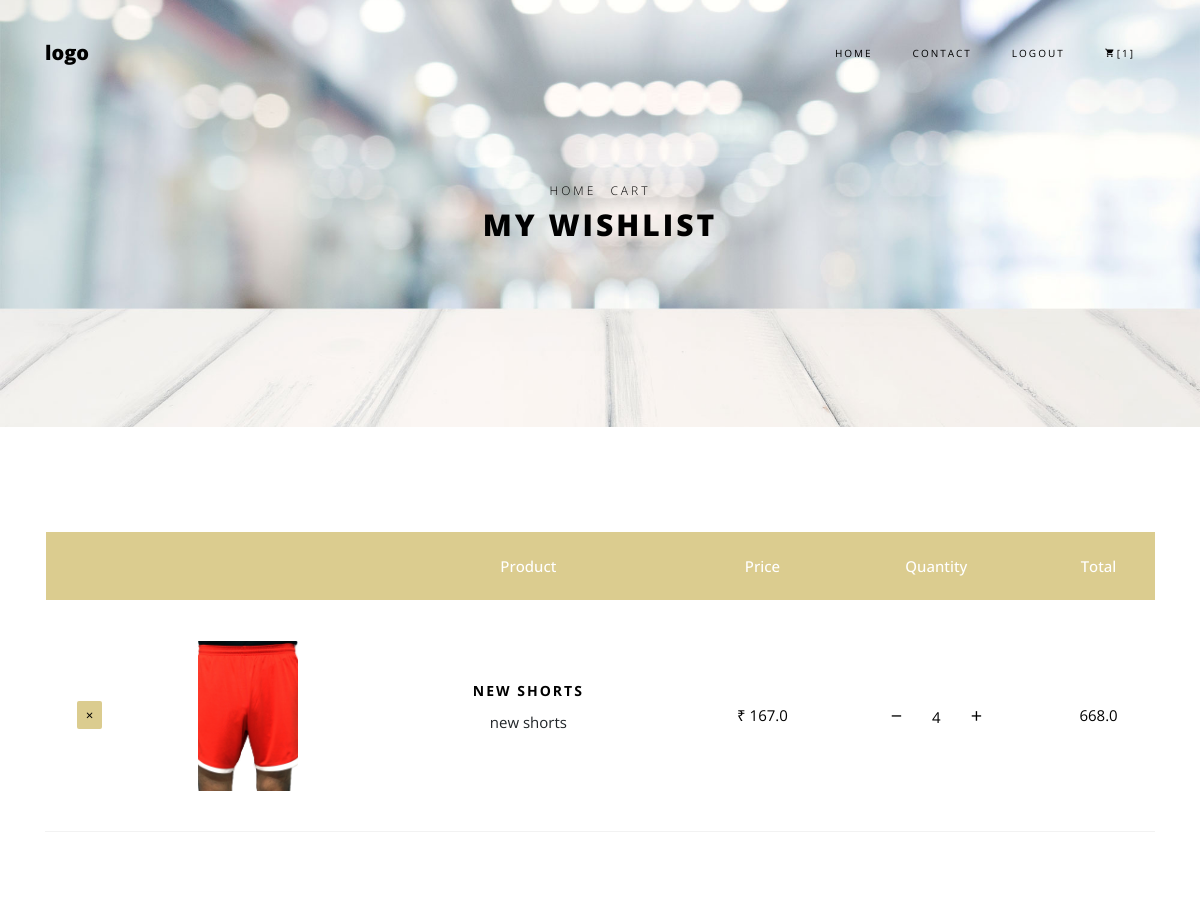
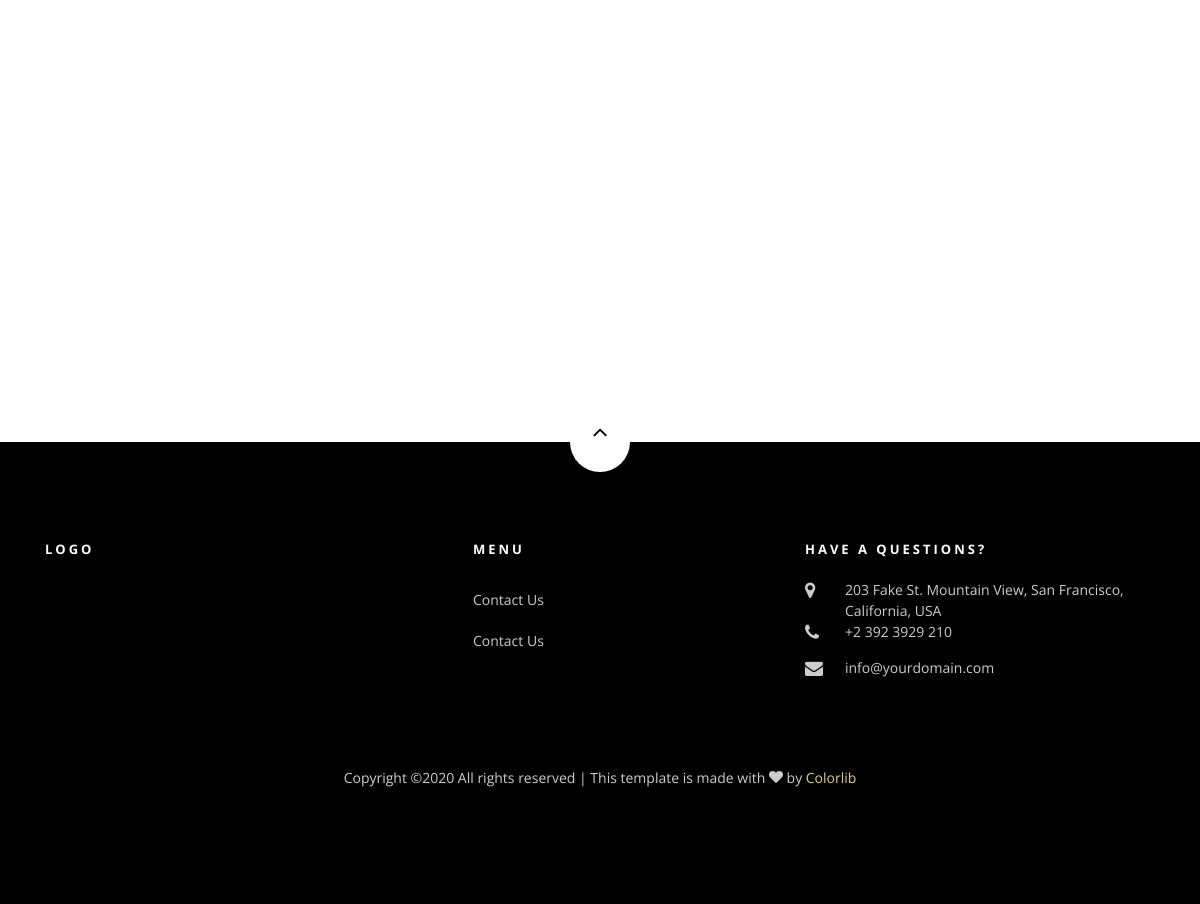
Page /order-summary/ (signed in) on the committed database (2 pictures, top to bottom).
### core/models.py (models this page shows, shortened)
class Order(models.Model):
    user = models.ForeignKey(settings.AUTH_USER_MODEL,
                             on_delete=models.CASCADE)
    items = models.ManyToManyField(OrderItem)
    start_date = models.DateTimeField(auto_now_add=True)
    ordered_date = models.DateTimeField()
    ordered = models.BooleanField(default=False)
    billing_address = models.ForeignKey(
        'BillingAddress', on_delete=models.SET_NULL, blank=True, null=True)
    payment = models.ForeignKey(
        'Payment', on_delete=models.SET_NULL, blank=True, null=True)
    def get_total(self):
        total = 0
        for order_item in self.items.all():
            total += order_item.get_final_price()
        return total

class OrderItem(models.Model):
    user = models.ForeignKey(settings.AUTH_USER_MODEL,
                             on_delete=models.CASCADE)
    ordered = models.BooleanField(default=False)
    item = models.ForeignKey(Item, on_delete=models.CASCADE)
    quantity = models.IntegerField(default=1)
    def get_total_item_price(self):
        return self.quantity * self.item.price
    def get_final_price(self):
        if self.item.discount_price:
            return self.get_total_discount_item_price()
        return self.get_total_item_price()

class Item(models.Model):
    title=models.CharField(max_length=100)
    price=models.FloatField()
    discount_price = models.FloatField(blank=True, null=True)
    category = models.CharField(choices=CATEGORY_CHOICES, max_length=3)
    typechoice = models.CharField(choices=TYPE_CHOICE, max_length=3)
    slug = models.SlugField()
    description = models.TextField()
    image = models.ImageField()
    def get_remove_from_cart_url(self):
        return reverse("core:remove-from-cart", kwargs={
            'slug': self.slug
        })

### core/views.py (the view)
# urls.py: path('order-summary/', OrderSummaryView.as_view(), name='order-summary'),
class OrderSummaryView(LoginRequiredMixin,View):
    def get(self, *args, **kwargs):
        try:
            order = Order.objects.get(user=self.request.user, ordered=False)
            context = {
                'object': order
            }
            return render(self.request, 'order_summary.html', context)
        except ObjectDoesNotExist:
            messages.error(self.request, "You do not have an active order")
            return redirect("/")

### core/templatetags/cart_template_tags.py (called while the page is built)
@register.filter
def cart_item_count(user):
    if user.is_authenticated:
        qs = Order.objects.filter(user=user, ordered=False)
        if qs.exists():
            return qs[0].items.count()
    return 0

### templates/order_summary.html (shortened to what this page needs)
{% extends 'base.html' %}
{% load static%}
{% block content %}
<div class="hero-wrap hero-bread" style="background-image: url('images/bg_6.jpg');">
      <div class="container">
        <div class="row no-gutters slider-text align-items-center justify-content-center">
          <div class="col-md-9 ftco-animate text-center">
          	<p class="breadcrumbs"><span class="mr-2"><a href="index.html">Home</a></span> <span>Cart</span></p>
            <h1 class="mb-0 bread">My Wishlist</h1>
          </div>
        </div>
      </div>
    </div>
    <section class="ftco-section ftco-cart">
			<div class="container">
				<div class="row">
    			<div class="col-md-12 ftco-animate">
    				<div class="cart-list">
	    				<table class="table">
						    <thead class="thead-primary">
						      <tr class="text-center">
						        <th>&nbsp;</th>
						        <th>&nbsp;</th>
						        <th>Product</th>
						        <th>Price</th>
						        <th>Quantity</th>
						        <th>Total</th>
						      </tr>
						    </thead>
                            {% for order_item in object.items.all %}
						    <tbody>
						      <tr class="text-center">
						        <td class="product-remove"><a href="{{ order_item.item.get_remove_from_cart_url }}"><span class="ion-ios-close"></span></a></td>
						        <td class="image-prod"><div class="img" style="background-image:url({{order_item.item.image.url}});"></div></td>
						        <td class="product-name">
						        	<h3>{{ order_item.item.title }}</h3>
						        	<p>{{ order_item.item.description}}</p>
						        </td>
						        <td class="price">&#8377 {{order_item.item.price}}</td>
						        		<td class="price"><a href="{% url 'core:remove-single-item-from-cart' order_item.item.slug%}" style="color:black;"><span style="margin-right:30px;font-size:20px;">&#8722;</span></a>{{order_item.quantity}}<a href="{% url 'core:add-to-cart' order_item.item.slug%}" style="color:black;"><span style="margin-left:30px;font-size:20px;">&#43;</span></a></td>
						        <td class="total">
                                    {% if order_item.item.discount_price %}
                                        {{order_item.get_total_discount_item_price}}
                                        (saving &#8377{{order_item.get_amount_saved}})
                                    {% else %}
                                        {{order_item.get_total_item_price}}
                                    {% endif %}
                                </td>
						      </tr>
						    {% endfor %}
						  </table>
					  </div>
    			</div>
    		</div>
            {% if object.get_total %}
    		<div class="row justify-content-start">
    		</div>
			</div>{% endif %}
		</section>
{% endblock content %}

### templates/base.html (shortened to what this page needs)
{% load static %}
{% load cart_template_tags %}
<!DOCTYPE html>
<html lang="en">
  <head>
    <link rel="stylesheet" href="https://cdnjs.cloudflare.com/ajax/libs/font-awesome/4.7.0/css/font-awesome.min.css">
    <link rel="stylesheet" href="{%static 'css/open-iconic-bootstrap.min.css' %}">
    <link rel="stylesheet" href="{%static 'css/animate.css' %}">
    <link rel="stylesheet" href="{%static 'css/owl.carousel.min.css' %}">
    <link rel="stylesheet" href="{%static 'css/owl.theme.default.min.css' %}">
    <link rel="stylesheet" href="{%static 'css/magnific-popup.css' %}">
    <link rel="stylesheet" href="{%static 'css/aos.css' %}">
    <link rel="stylesheet" href="{%static 'css/ionicons.min.css' %}">
    <link rel="stylesheet" href="{%static 'css/bootstrap-datepicker.css' %}">
    <link rel="stylesheet" href="{%static 'css/jquery.timepicker.css' %}">
    <link rel="stylesheet" href="{%static 'css/flaticon.css' %}">
    <link rel="stylesheet" href="{%static 'css/icomoon.css' %}">
    <link rel="stylesheet" href="{%static 'css/style.css' %}">
  </head>
  <body class="goto-here">
    <nav class="navbar navbar-expand-lg navbar-dark ftco_navbar bg-dark ftco-navbar-light" id="ftco-navbar">
	    <div class="container">
	      <a class="navbar-brand" href="#">logo</a>
	      <div class="collapse navbar-collapse" id="ftco-nav">
	        <ul class="navbar-nav ml-auto">
	          <li class="nav-item active"><a href="#" class="nav-link">Home</a></li>
	          <li class="nav-item"><a href="contact.html" class="nav-link">Contact</a></li>
	          {% if request.user.is_authenticated %}
            <li class="nav-item"><a href="{% url 'account_logout' %}" class="nav-link">Logout</a></li>
            <li class="nav-item cta cta-colored"><a href="#" class="nav-link"><span class="icon-shopping_cart"></span>[{{request.user|cart_item_count}}]</a></li>
            {% else %}
            <li class="nav-item"><a href="{% url 'account_login' %}" class="nav-link">Login</a></li>
            <li class="nav-item"><a href="{% url 'account_signup' %}" class="nav-link">Signup</a></li>
            {% endif %}
	        </ul>
	      </div>
	    </div>
	  </nav>
  {% block content%}
    {% endblock %}
    <footer class="ftco-footer ftco-section">
      <div class="container">
      	<div class="row">
      		<div class="mouse">
						<a href="#" class="mouse-icon">
							<div class="mouse-wheel"><span class="ion-ios-arrow-up"></span></div>
						</a>
					</div>
      	</div>
        <div class="row mb-5">
          <div class="col-md">
            <div class="ftco-footer-widget mb-4">
              <h2 class="ftco-heading-2">Logo</h2>
            </div>
          </div>
          <div class="col-md">
            <div class="ftco-footer-widget mb-4 ml-md-5">
              <h2 class="ftco-heading-2">Menu</h2>
              <ul class="list-unstyled">
              <li><a href="#" class="py-2 d-block">Contact Us</a></li>
                <li><a href="#" class="py-2 d-block">Contact Us</a></li>
              </ul>
            </div>
          </div>
          <div class="col-md">
            <div class="ftco-footer-widget mb-4">
            	<h2 class="ftco-heading-2">Have a Questions?</h2>
            	<div class="block-23 mb-3">
	              <ul>
	                <li><span class="icon icon-map-marker"></span><span class="text">203 Fake St. Mountain View, San Francisco, California, USA</span></li>
	                <li><a href="#"><span class="icon icon-phone"></span><span class="text">+2 392 3929 210</span></a></li>
	                <li><a href="#"><span class="icon icon-envelope"></span><span class="text">info@yourdomain.com</span></a></li>
	              </ul>
	            </div>
            </div>
          </div>
        </div>
        <div class="row">
          <div class="col-md-12 text-center">
            <p>
						  Copyright &copy;<script>document.write(new Date().getFullYear());</script> All rights reserved | This template is made with <i class="icon-heart color-danger" aria-hidden="true"></i> by <a href="https://colorlib.com" target="_blank">Colorlib</a>
						</p>
          </div>
        </div>
      </div>
    </footer>
  </body>
</html>

### static_in_env/css/icomoon.css (style rules this page uses)
[class^="icon-"], [class*=" icon-"] { font-family: 'icomoon' !important; speak: none; font-style: normal; font-weight: normal; font-variant: normal; text-transform: none; line-height: 1; -webkit-font-smoothing: antialiased; -moz-osx-font-smoothing: grayscale; }
.icon-heart:before { content: "\f004"; }
.icon-map-marker:before { content: "\f041"; }
.icon-phone:before { content: "\f095"; }
.icon-envelope:before { content: "\f0e0"; }
.icon-shopping_cart:before { content: "\e8cc"; }

### rows in the picture
OrderItem: item.image (picture), item "NEW SHORTS", item.description "new shorts", item.price "167.0", quantity "4", get_total_item_price "668.0"

### other values in the picture
{{ request.user|cart_item_count }} "1"
